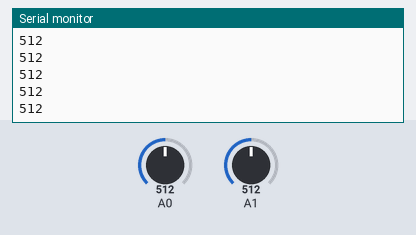
The sketch below on a simulated Arduino Uno, built with avr-gcc and run on an emulated ATmega328P. On the bench: the last lines printed to the serial monitor. The test bench sets the inputs (shaded band); at power-on: A0 = 512, A1 = 512.

Above: at 1.2 s.
1.3 s: A0 set to 716
At 1.32 s:
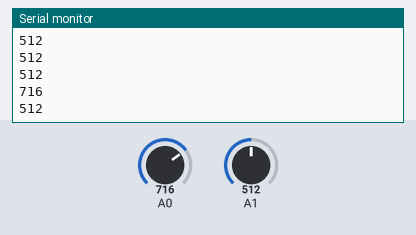
2.8 s: A1 set to 306
At 2.82 s:
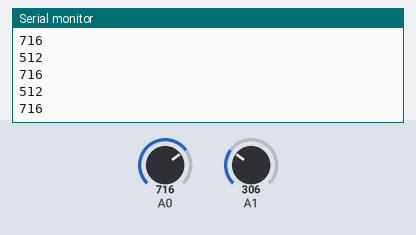
4.3 s: A0 set to 900
At 4.33 s:
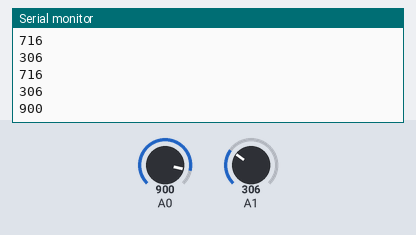
5.8 s: A1 set to 122
At 5.84 s:
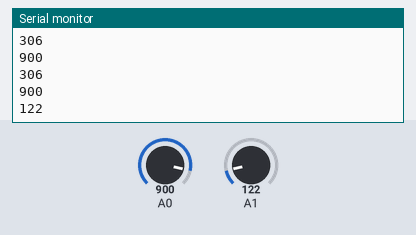
Timing chart, 0 to 8.3 s (numbered marks = the images above; inputs shaded):
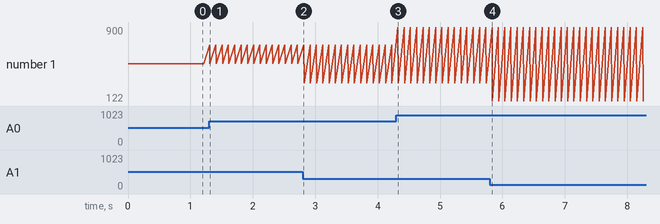

Measured:
- after the input at 1.3 s, the serial monitor: prints a new line at once (image 1)
- after the input at 4.3 s, the serial monitor: prints a new line at once (image 3)
- after the input at 5.8 s, the serial monitor: prints a new line at once (image 4)
- plotted number 1: 512 → 306 after the input at 2.8 s, 306 → 122 after the input at 5.8 s

The sketch:

aceletest.ino
```cpp
/* Programacion de Arduino Uno para utilizar como Mouse en conjunto con Python */

int x, y;

void setup() {
  Serial.begin(9600); // velocidad con nuestro arduino
}

void loop() {

  x = analogRead(A0);
  y = analogRead(A1);


/*
  Serial.print(x);//imprimir mensaje del puerto analogico
  Serial.print("   ");
  Serial.println(y);//imprimir mensaje del puerto analogico
  Serial.print("\n ");
*/


  Serial.println(x);
  Serial.println(y);

  delay(100);


/*
  if(analogRead(A0) > 500)
  {
    digitalWrite(13,HIGH);
  }else{
    digitalWrite(13,LOW);
  }
  */

}
```
